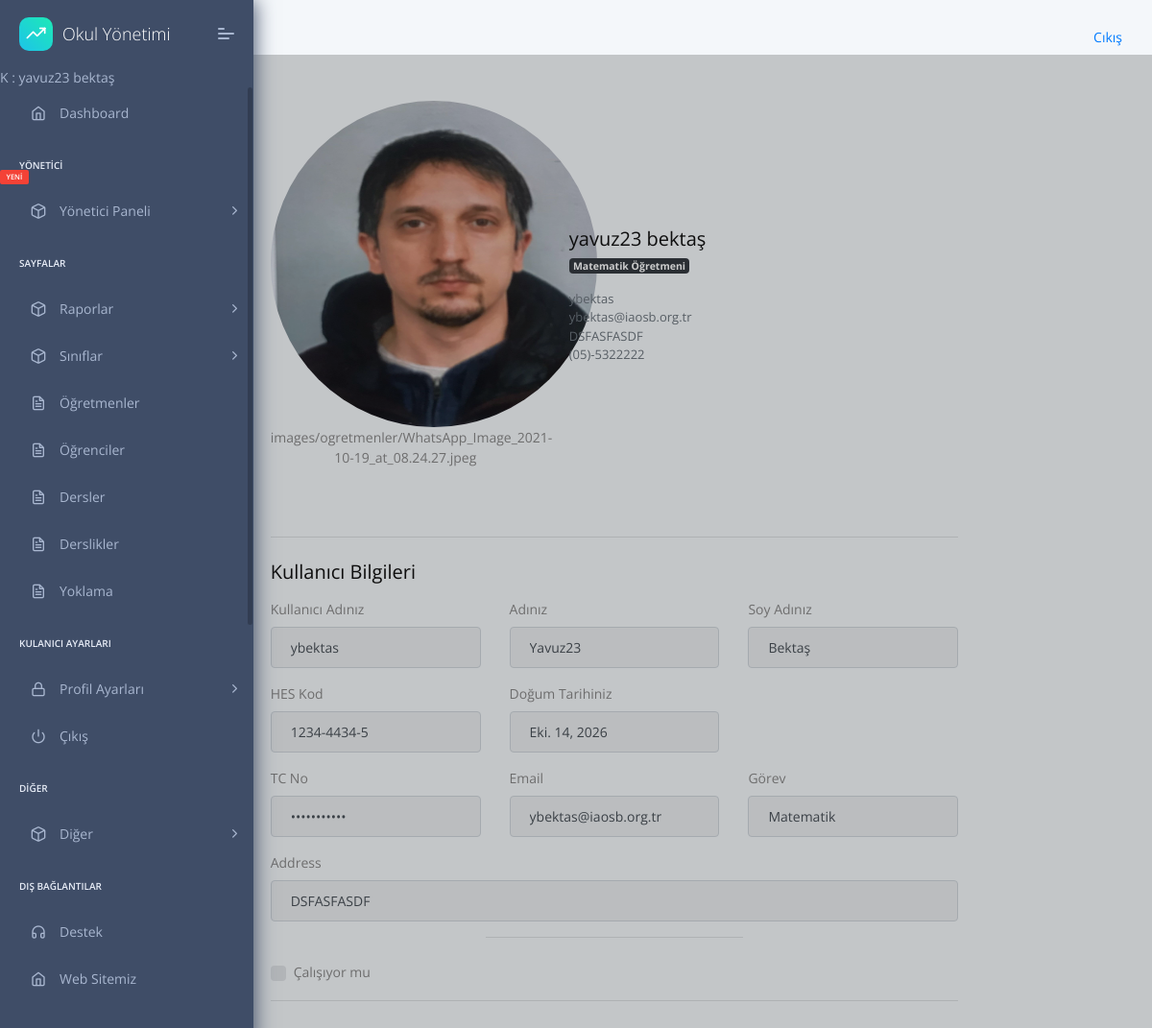
Screenshot of /view/5 (signed in) with the database file from the repository.
### apps/home/models.py (models this page shows, shortened)
class Profil(models.Model):
    user=models.OneToOneField(User,on_delete=models.CASCADE,related_name="user")
    TC=models.CharField(max_length=11,unique=True,validators=[validateEven],blank=True,null=True)# regex eklenecek, validasyon yapilacak
    image=models.ImageField(upload_to="images/ogretmenler/",blank=True,null=True,default='images/person.png')
    job=models.ForeignKey(JobsTable,on_delete=models.CASCADE,unique=False,blank=True,null=True)
    phone=models.CharField(validators=[validatePhone], max_length=17, blank=True,default="05",null=True,unique=False) # regex eklenecek, validasyon yapilacak
    adress=models.TextField(max_length=100,unique=False,blank=True,null=True)
    isWorking=models.BooleanField(default=True,unique=False,blank=True,null=True)
    HESCode=models.CharField(max_length=12,unique=True,validators=[validateHesCode],blank=True,null=True)
    birthdate=models.DateField(("Doğum Tarihiniz"), auto_now=False, auto_now_add=False,unique=False,blank=True,null=True)
    sexualChoice=(('Kız','Kız'),
              ('Erkek','Erkek'),
              ('Diger','Diğer'),
    )
    gender=CharField(max_length=10 ,choices=sexualChoice,unique=False,blank=True,null=True)

class JobsTable(models.Model):
    name=models.CharField(max_length=50,default="",)

### apps/home/views.py (the view)
# urls.py: path('view/<int:pk>', views.profilView, name='users-view'),
@login_required(login_url="/login/")
def profilView(request,pk=None):
    detail = Profil.objects.get(id=pk)
    context={
        'detail':detail,
        'media_url':settings.MEDIA_URL
        }
    return render(request, "home/profilView.html", context)

### apps/templates/home/profilView.html (shortened to what this page needs)
{% extends "layouts/base.html" %}
{% block content %}
<div class="container">
    <div class="row justify-content-center">
        <div class="col-12 col-lg-10 col-xl-8 mx-auto">
            <div class="my-4">
                <form method="POST">
                    <div class="row mt-5 align-items-center">
                        <div class="col-md-5 text-center mb-5">
                            <div class="avatar avatar-xl">
                                <img src="{{detail.image.url}}" alt="..." class="avatar-img rounded-circle" width="340" height="340"/>
                                {{detail.image}}
                            </div>
                        </div>
                        <div class="col">
                            <div class="row align-items-center">
                                <div class="col-md-7">
                                    <h4 class="mb-1">{{detail.user.first_name}} {{detail.user.last_name}}</h4>
                                    <p class="medium mb-3"><span class="badge badge-dark">{{detail.job.name}}</span></p>
                                </div>
                            </div>
                            <div class="row mb-4">
                                <div class="col">
                                    <p class="small mb-0 text-muted">{{detail.user.username}}</p>
                                    <p class="small mb-0 text-muted">{{detail.user.email}}</p>
                                    <p class="small mb-0 text-muted">{{detail.adress}}</p>
                                    <p class="small mb-0 text-muted">{{detail.phone}}</p>
                                </div>
                            </div>
                        </div>
                    </div>
                    <hr class="my-4" />
                    <div class="row">
                        <div class="col-md-12 order-md-1">
                          <h4 class="mb-3">Kullanıcı Bilgileri   </h4>
                          <form class="needs-validation" novalidate="" action="POST">
                            <div class="row">
                                <div class="col-md-4 mb-3">
                                    <label for="username">Kullanıcı Adınız</label>
                                    <div class="input-group">
                                      <input readonly type="text" class="form-control" id="username" placeholder="Username" required="" value={{detail.user.username}}>
                                    </div>
                                  </div>
                                <div class="col-md-4 mb-3">
                                <label for="firstName">Adınız</label>
                                <input readonly type="text" class="form-control" id="firstName" placeholder="" value="{{detail.user.first_name |capfirst}}" required="">
                              </div>
                              <div class="col-md-4 mb-3">
                                <label for="lastName">Soy Adınız</label>
                                <input  readonly type="text" class="form-control" id="lastName" placeholder="" value="{{detail.user.last_name|capfirst}}" required="">
                              </div>
                            </div>
                            <div class="row">
                              <div class="col-md-4 mb-3">
                                <label for="hescode">HES Kod</label>
                                <input readonly type="text" class="form-control" id="hescode" placeholder="____-____-_" value="{{detail.HESCode}}" required="">
                              </div>
                              <div class="col-md-4 mb-3">
                                <label readonly for="birthday">Doğum Tarihiniz</label>
                                <div class="input-group">
                                  <input readonly type="text" class="form-control" id="Test_DatetimeLocal" placeholder="Doğum Tarihiniz" required="" value="{{detail.birthdate}}">
                                </div>
                              </div>
                            </div>
                            <div class="row">
                                <div class="col-md-4 mb-3">
                                    <label for="TCnumber">TC No</label>
                                    <input readonly type="password" class="form-control" id="TCnumber" placeholder="___________" value="{{detail.TC}}" required="">
                                  </div>
                            <div class="col-md-4 mb-3">
                              <label for="email">Email </label>
                              <input readonly type="email" class="form-control" id="email" placeholder="you@example.com" value={{detail.user.email}}>
                            </div>
                            <div class="col-md-4  mb-3">
                              <label for="job">Görev</label>
                                <input readonly type="text" class="form-control" id="job" placeholder="" value={{detail.job.name}}>
                            </div>
                          </div>
                            <div class="mb-3">
                              <label for="address">Address</label>
                              <input readonly type="text" class="form-control" id="address" placeholder="1234 Main St" required="" value={{detail.adress}}>
                            </div>
                            <hr class="col-md-4 mb-4">
                            <div class="custom-control custom-checkbox">
                              <label class="custom-control-label" for="isWorking">Çalışıyor mu </label>
                            </div>
                            <hr class="mb-4">
                          </form>
                        </div>
                      </div>
                </form>
            </div>
        </div>
    </div>
    </div>
    {% endblock content %}

### apps/templates/layouts/base.html (shortened to what this page needs)
<!DOCTYPE html>
<html lang="tr">
<head>
    <link rel="stylesheet" href="/static/assets/fonts/fontawesome/css/fontawesome-all.min.css">
    <link rel="stylesheet" href="/static/assets/plugins/animation/css/animate.min.css">
    <link rel="stylesheet" href="/static/assets/css/style.css">
</head>
<body>
    {% include 'includes/navigation.html' %}
    {% include 'includes/sidebar.html' %}
    <div class="pcoded-main-container">
        <div class="pcoded-wrapper">
            {% block content %}{% endblock content %}
        </div>
    </div>
</body>
</html>

### apps/templates/includes/navigation.html
<nav class="navbar navbar-inverse">
  <div class="container-fluid">
    <div class="navbar-header">
      <a class="navbar-brand" href="#">WebSiteName</a>
    </div>
    <ul class="nav navbar-nav navbar-right ">
      <li><a href="{% url 'logout' %}"><span class="nav-link"></span> Cıkış</a></li>
    </ul>
  </div>
</nav>

### apps/templates/includes/sidebar.html (shortened to what this page needs)
     <nav class="pcoded-navbar">
        <div class="navbar-wrapper">
            <div class="navbar-brand header-logo">
                <a target="_blank"
                href="#"
                   class="b-brand">
                    <div class="b-bg">
                        <i class="feather icon-trending-up"></i>
                    </div>
                    <span class="b-title">Okul Yönetimi</span>
                </a>
                <a class="mobile-menu" id="mobile-collapse" href="javascript:"><span></span></a>
            </div>
            <div class="nav-item">
                <span>K :  {{user.first_name}} {{user.last_name}}</span>
            </div>
            <div class="navbar-content scroll-div">
                <ul class="nav pcoded-inner-navbar">
                    <li class="nav-item {% if 'index' in segment %} active {% endif %}">
                        <a href="/" class="nav-link "><span class="pcoded-micon"><i class="feather icon-home"></i></span><span class="pcoded-mtext">Dashboard</span></a>
                    </li>
                    {% if user.is_staff %}
                    <li class="nav-item pcoded-menu-caption">
                        <label>Yönetici<span class="pcoded-badge label label-danger">YENİ</span></label>
                    </li>
                    <li data-username="basic components Button Alert Badges breadcrumb Paggination progress Tooltip popovers Carousel Cards Collapse Tabs pills Modal Grid System Typography Extra Shadows Embeds" class="nav-item pcoded-hasmenu">
                        <a href="javascript:" class="nav-link "><span class="pcoded-micon"><i class="feather icon-box"></i></span><span class="pcoded-mtext">Yönetici Paneli</span></a>
                        </li>
                    {% endif %}
                    <li class="nav-item pcoded-menu-caption">
                        <label>Sayfalar</label>
                    </li>
                    <li data-username="basic components Button Alert Badges breadcrumb Paggination progress Tooltip popovers Carousel Cards Collapse Tabs pills Modal Grid System Typography Extra Shadows Embeds" class="nav-item pcoded-hasmenu">
                        <a href="javascript:" class="nav-link "><span class="pcoded-micon"><i class="feather icon-box"></i></span><span class="pcoded-mtext">Raporlar</span></a>
                        </li>
                        <li data-username="basic components Button Alert Badges breadcrumb Paggination progress Tooltip popovers Carousel Cards Collapse Tabs pills Modal Grid System Typography Extra Shadows Embeds" class="nav-item pcoded-hasmenu">
                        <a href="javascript:" class="nav-link"><span class="pcoded-micon"><i class="feather icon-box"></i></span><span class="pcoded-mtext">Sınıflar</span></a>
                    </li>
                    <li data-username="form elements advance componant validation masking wizard picker select"
                        class="nav-item {% if 'usr-ogretmenler' in segment %} active {% endif %}">
                        <a href="/usr-ogretmenler.html" class="nav-link "><span class="pcoded-micon"><i class="feather icon-file-text"></i></span><span class="pcoded-mtext">Öğretmenler</span></a>
                    </li>
                    <li data-username="form elements advance componant validation masking wizard picker select"
                        class="nav-item {% if 'usr-ogrenciler' in segment %} active {% endif %}">
                        <a href="/student/list" class="nav-link "><span class="pcoded-micon"><i class="feather icon-file-text"></i></span><span class="pcoded-mtext">Öğrenciler</span></a>
                    </li>
                    <li data-username="form elements advance componant validation masking wizard picker select"
                        class="nav-item {% if 'page-dersler' in segment %} active {% endif %}">
                        <a href="/page-dersler.html" class="nav-link "><span class="pcoded-micon"><i class="feather icon-file-text"></i></span><span class="pcoded-mtext">Dersler</span></a>
                    </li>
                    <li data-username="form elements advance componant validation masking wizard picker select"
                        class="nav-item {% if 'page-dersler' in segment %} active {% endif %}">
                        <a href="/page-blank.html" class="nav-link "><span class="pcoded-micon"><i class="feather icon-file-text"></i></span><span class="pcoded-mtext">Derslikler</span></a>
                    </li>
                    <li data-username="form elements advance componant validation masking wizard picker select"
                        class="nav-item {% if 'page-dersler' in segment %} active {% endif %}">
                        <a href="/page-blank.html" class="nav-link "><span class="pcoded-micon"><i class="feather icon-file-text"></i></span><span class="pcoded-mtext">Yoklama</span></a>
                    </li>
                    <li class="nav-item pcoded-menu-caption">
                        <label>Kulanıcı Ayarları</label>
                    </li>
                    <li data-username="Authentication Sign up Sign in reset password Change password Personal information profile settings map form subscribe" class="nav-item pcoded-hasmenu">
                        <a href="javascript:" class="nav-link "><span class="pcoded-micon"><i class="feather icon-lock"></i></span><span class="pcoded-mtext">Profil Ayarları</span></a>
                    </li>
                    <li data-username="Disabled Menu" class="nav-item">
                        <a href="{% url 'logout' %}" class="nav-link">
                            <span class="pcoded-micon"><i class="feather icon-power"></i></span><span class="pcoded-mtext">Çıkış</span>
                        </a>
                    </li>
                    <li class="nav-item pcoded-menu-caption">
                        <label>Diğer</label>
                    </li>
                    <li data-username="basic components Button Alert Badges breadcrumb Paggination progress Tooltip popovers Carousel Cards Collapse Tabs pills Modal Grid System Typography Extra Shadows Embeds" class="nav-item pcoded-hasmenu">
                        <a href="javascript:" class="nav-link "><span class="pcoded-micon"><i class="feather icon-box"></i></span><span class="pcoded-mtext">Diğer</span></a>
                        </li>
                    <li class="nav-item pcoded-menu-caption">
                        <label>Dış Bağlantılar</label>
                    </li>
                    <li data-username="Support Page" class="nav-item ">
                        <a target="_blank" href="http://www.iaosbnedimuysalatl.k12.tr/iletisim" class="nav-link">
                            <span class="pcoded-micon">
                                <i class="feather icon-headphones"></i>
                            </span>
                            <span class="pcoded-mtext">Destek</span>
                        </a>
                    </li>
                    <li data-username="Support Page" class="nav-item ">
                        <a target="_blank" href="http://www.iaosbnedimuysalatl.k12.tr" class="nav-link">
                            <span class="pcoded-micon">
                                <i class="feather icon-home"></i>
                            </span>
                            <span class="pcoded-mtext">Web Sitemiz</span>
                        </a>
                    </li>
                </ul>
            </div>
        </div>
    </nav>

### rows the page displays
Profil: image (picture), image "images/ogretmenler/WhatsApp_Image_2021-10-19_at_08.24.27.jpeg", user.first_name "yavuz23", user.last_name "bektaş", job.name "Matematik Öğretmeni", user.username "ybektas", user.email "ybektas@iaosb.org.tr", adress "DSFASFASDF", phone "(05)-5322222", user.first_name "Yavuz23", user.last_name "Bektaş", HESCode "1234-4434-5", birthdate "Eki. 14, 2026"

### other values shown
{{ user.first_name }} "yavuz23"
{{ user.last_name }} "bektaş"
